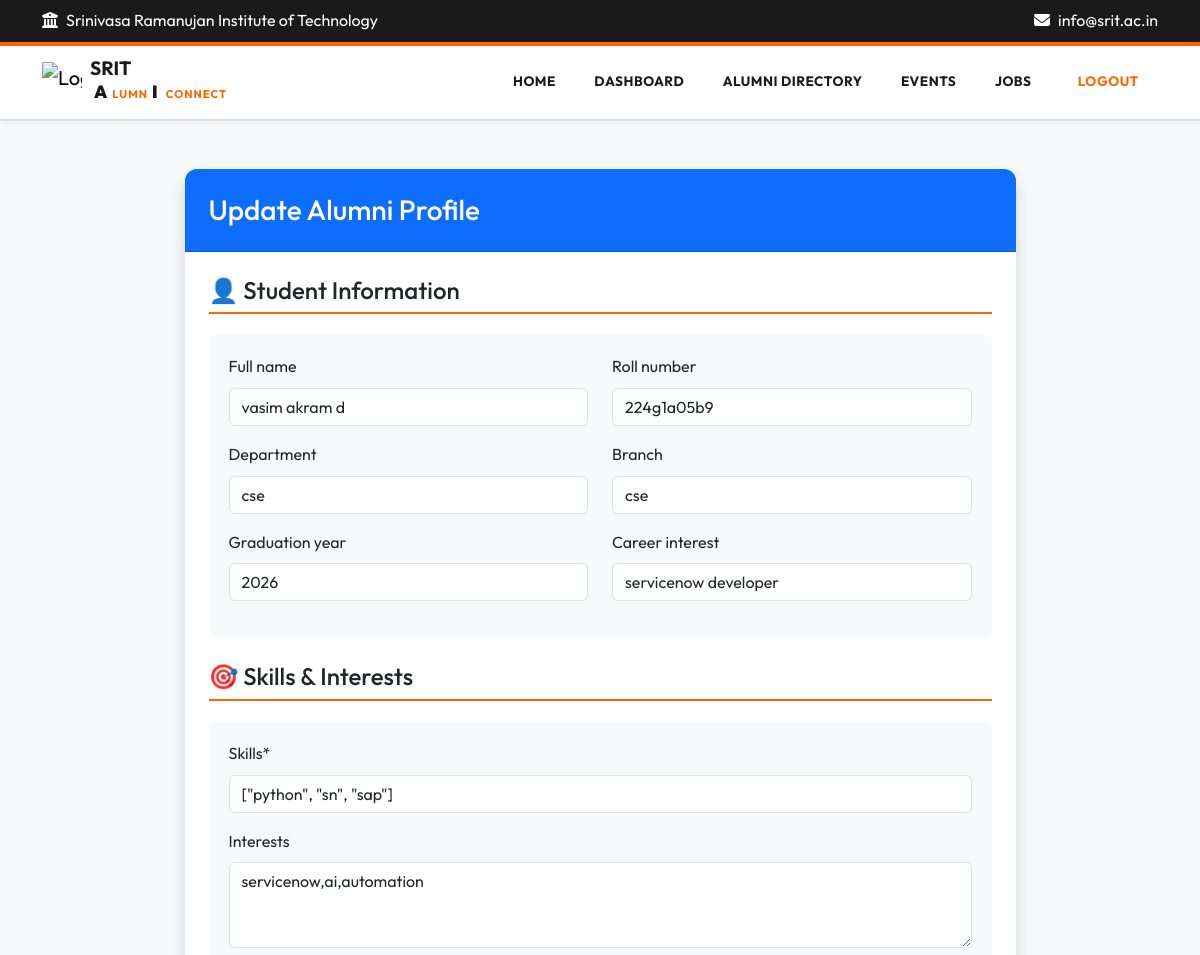
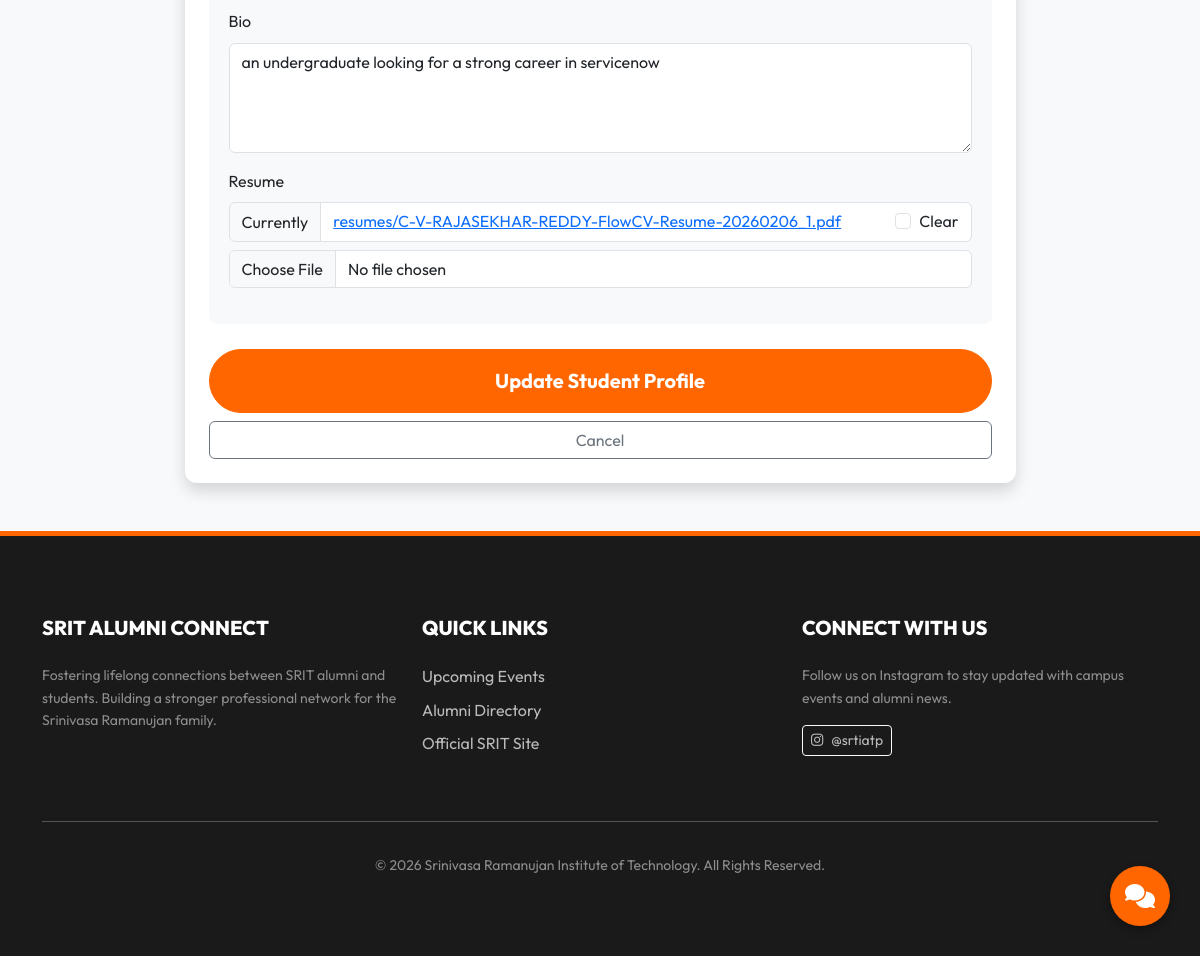
/profiles/edit-profile/ (signed in), run on the app's committed database (2 pictures, top to bottom).
### profiles/models.py (models this page shows, shortened)
class StudentProfile(models.Model):
    user = models.OneToOneField(settings.AUTH_USER_MODEL, on_delete=models.CASCADE, related_name='student_profile')
    full_name = models.CharField(max_length=200, null=True, blank=True)
    roll_number = models.CharField(max_length=50, null=True, blank=True)
    department = models.CharField(max_length=100, null=True, blank=True)
    branch = models.CharField(max_length=100, null=True, blank=True)
    skills = models.JSONField(default=list)
    interests = models.TextField(blank=True)
    career_interest = models.CharField(max_length=200, null=True, blank=True)
    graduation_year = models.IntegerField(null=True, blank=True)
    bio = models.TextField(blank=True)
    resume = models.FileField(upload_to='resumes/', null=True, blank=True)

### profiles/views.py (the view, shortened to what this page needs)
# urls.py: path('edit-profile/', views.edit_profile, name='edit-profile'),
@login_required
def edit_profile(request):
    user = request.user
    if user.role == 'STUDENT':
        profile, created = StudentProfile.objects.get_or_create(user=user)
        if request.method == 'POST':
            form = StudentProfileForm(request.POST, request.FILES, instance=profile)
            if form.is_valid():
                form.save()
                return redirect('dashboard')
        else:
            form = StudentProfileForm(instance=profile)
    else:
        return redirect('dashboard')
    return render(request, 'profiles/edit_profile.html', {'form': form})

### profiles/forms.py
class StudentProfileForm(forms.ModelForm):
    class Meta:
        model = StudentProfile
        fields = ['full_name', 'roll_number', 'department', 'branch', 'graduation_year', 'skills', 'interests', 'career_interest', 'bio', 'resume']
        widgets = {
            'skills': forms.TextInput(attrs={'placeholder': 'Enter skills separated by commas'}),
            'interests': forms.Textarea(attrs={'rows': 3}),
            'bio': forms.Textarea(attrs={'rows': 4}),
        }

### templates/profiles/edit_profile.html (shortened to what this page needs)
{% extends 'base.html' %}
{% load crispy_forms_tags %}
{% block content %}
<div class="container py-5">
    <div class="row justify-content-center">
        <div class="col-md-9">
            <div class="card shadow border-0">
                <div class="card-header bg-primary text-white p-4">
                    <h3 class="mb-0">Update Alumni Profile</h3>
                </div>
                <div class="card-body p-4">
                    {% if user.role == 'STUDENT' %}
                    <form method="post" enctype="multipart/form-data">
                        <div class="section-header">
                            <h4 class="mb-0">👤 Student Information</h4>
                        </div>
                        <div class="card-section">
                            <div class="row">
                                <div class="col-md-6">{{ form.full_name|as_crispy_field }}</div>
                                <div class="col-md-6">{{ form.roll_number|as_crispy_field }}</div>
                                <div class="col-md-6">{{ form.department|as_crispy_field }}</div>
                                <div class="col-md-6">{{ form.branch|as_crispy_field }}</div>
                                <div class="col-md-6">{{ form.graduation_year|as_crispy_field }}</div>
                                <div class="col-md-6">{{ form.career_interest|as_crispy_field }}</div>
                            </div>
                        </div>
                        <div class="section-header">
                            <h4 class="mb-0">🎯 Skills & Interests</h4>
                        </div>
                        <div class="card-section">
                            {{ form.skills|as_crispy_field }}
                            {{ form.interests|as_crispy_field }}
                            {{ form.bio|as_crispy_field }}
                            {{ form.resume|as_crispy_field }}
                        </div>
                        <div class="d-grid gap-2 mt-4">
                            <button type="submit" class="btn btn-primary btn-lg py-3">Update Student Profile</button>
                            <a href="{% url 'dashboard' %}" class="btn btn-outline-secondary">Cancel</a>
                        </div>
                    </form>
                    {% endif %}
                </div>
            </div>
        </div>
    </div>
</div>
{% endblock %}

### static/css/style.css (style rules this page uses)
:root { --primary: #FF6600; --dark-bg: #1A1A1A; --white: #FFFFFF; --text-dark: #333333; --bg-light: #F8F9FA; --border-light: #DDDDDD; --success: #28A745; --danger: #DC3545; --info: #333333; }
body { font-family: 'Outfit', 'Inter', -apple-system, sans-serif; color: var(--text-dark); background-color: var(--bg-light); line-height: 1.6; }
.card { border: none; border-radius: 12px; box-shadow: 0 5px 15px rgba(0, 0, 0, 0.05); background: var(--white); overflow: hidden; }
.btn-primary { background-color: var(--primary) !important; border-color: var(--primary) !important; color: var(--white) !important; border-radius: 50px; padding: 0.75rem 2rem; font-weight: 700; transition: all 0.3s ease; }

### templates/profiles/edit_profile.html (style rules this page uses)
.section-header { border-bottom: 2px solid var(--primary); padding-bottom: 8px; margin-bottom: 20px; }
.card-section { background-color: #f8f9fa; border-radius: 8px; padding: 20px; margin-bottom: 25px; }

### data on the page
StudentProfile: full_name "vasim akram d", roll_number "224g1a05b9", department "cse", branch "cse", graduation_year "2026", career_interest "servicenow developer", skills "[\"python\", \"sn\", \"sap\"]", interests "servicenow,ai,automation", bio "an undergraduate looking for a strong career in servicenow"
